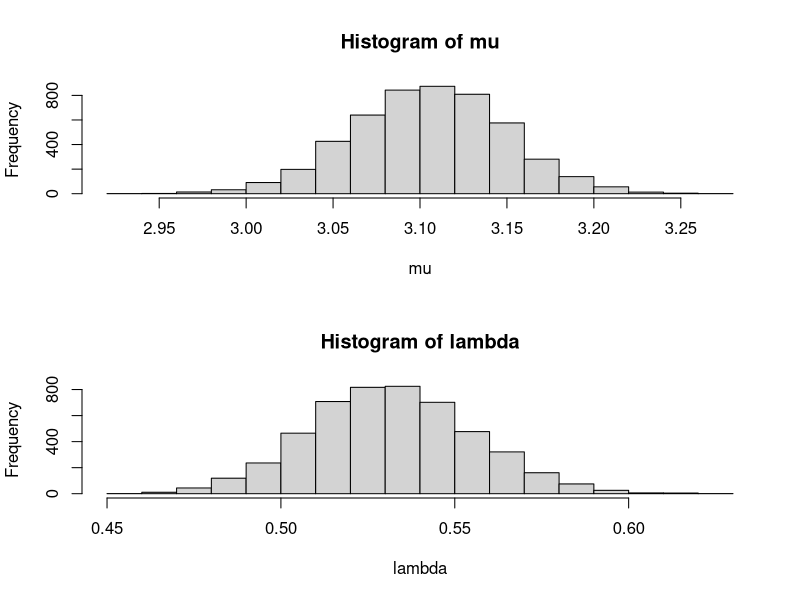
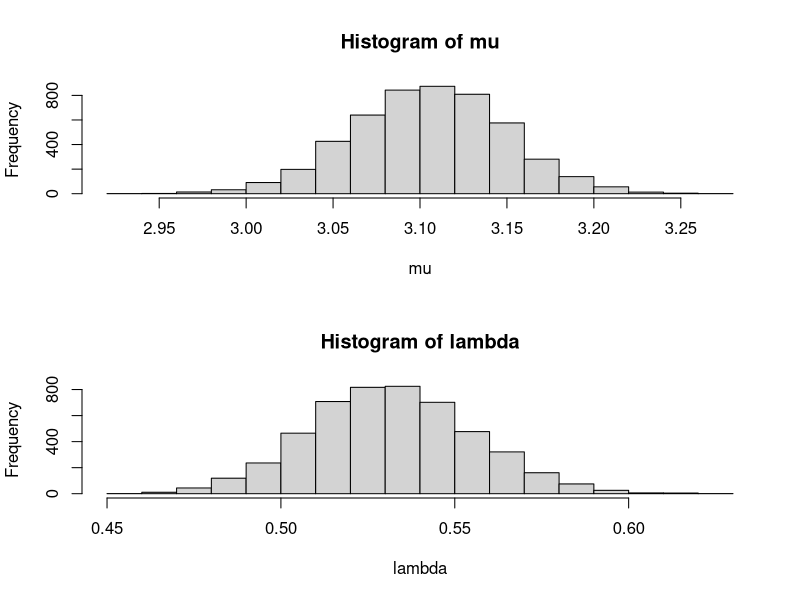

Generate these figures, in order, with R:
#MCMC Exercise 7
#Markov Chain for Normal-Gamma wo Nice Conjugacy
#Feb 19, 2017
#Jennifer Starling

### MODEL:
###	Likelihood: 	x|mu,lambda ~ Normal(mu,lambda) with lambda=precision.
###	Priors:			mu ~ N(0,k)	 with k=1/tau^2, also precision.
###					lambda ~ gamma(a,b)

#Length for chain.
B=11000

#Sample size n
n = 1000

#Generate some data using likelihood function
true.lambda = .5 
true.mu = 3
x = rnorm(n,true.mu,sqrt(1/true.lambda))

xbar = mean(x)
Sx = sum((x-xbar)^2)

#Set hyperparameters tau2,a,b.
#tau2 = .5
k = .05
a=5
b=5

#Predictors to hold mu,lambda. (Initialize chain.)
mu = 1
lambda = 1

#Run chain.
for (i in 2:B){
	
	#Update mu:
	 mu[i] = rnorm(1, (lambda[i-1]*n*xbar)/(lambda[i-1]*n + 2*k), 1/sqrt(lambda[i-1]*n+2*k) )
	
	#Update lambda
	lambda[i] = rgamma(1,(n+2*a)/2, .5 * (n*xbar^2 - 2*n*xbar*mu[i] + n*mu[i]^2 + Sx + 2*b))
}

#Burn in period of 1k.
mu = mu[1001:B]
lambda = lambda[1001:B]

#Thinning every 2nd obs to decrease autocorr.
mu = mu[seq(1,length(mu),by=2)]
lambda = lambda[seq(1,length(lambda),by=2)]

#Plot and print plot.
par(mfrow=c(2,1))
hist(mu)
hist(lambda)

#Output plot.
pdf(file='/Users/jennstarling/UTAustin/2017S_MCMC/Exercises/Exercise-07/Figures/Prob3_MarkovChain.pdf')
par(mfrow=c(2,1))
hist(mu)
hist(lambda)
dev.off()

#Posterior means.  Working - recovering original lambda and mu used to generate data.
mean(mu)
true.mu
mean(lambda)
true.lambda

